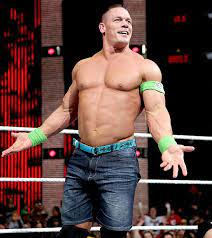
#> input picture johncena.jpg, 212 x 238 px
$ python text.py
#> lines starting #> are read from the running program, lines starting #| are printed output that depends on the picture; after the words box and inside, x2 and y2 are one past the last pixel; in counts of white or black regions, pixels touching at a corner belong together
import cv2 as cv
text = "bumthap"
img = cv.imread('johncena.jpg')
#> img is the input picture: shape (238, 212, 3); mean B, G, R 59.7, 63, 87.4
img = cv.putText(img, text, (50, 50), cv.FONT_HERSHEY_SIMPLEX, 1, (255, 255, 255))
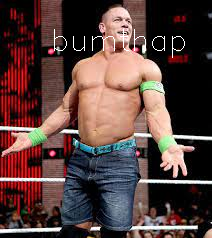
#> img: shape (238, 212, 3); 0.64% of pixels changed, all inside (x1, y1, x2, y2) = (54, 29, 185, 58)

cv.imshow("TEXT ", img)
cv.waitKey(0)
